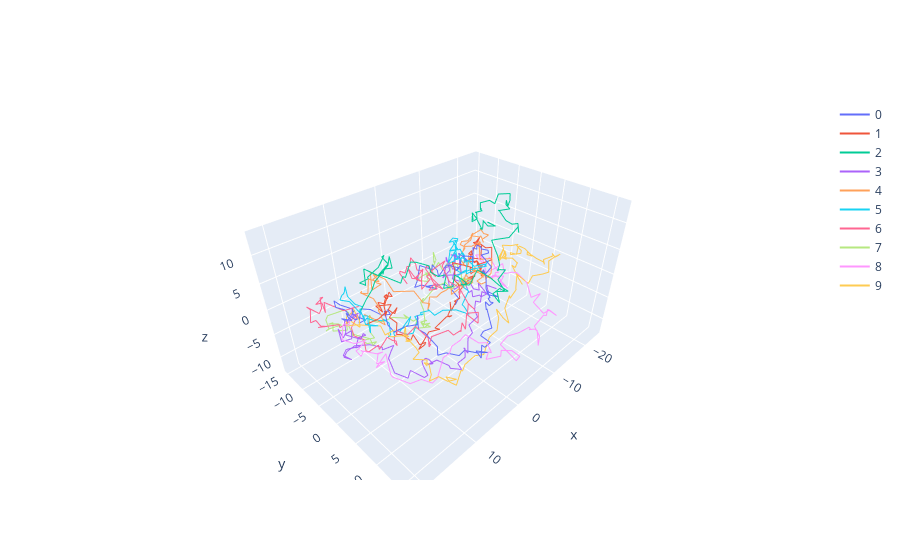

Write notebook code for a chart like this one.
### Code cell
plotter(x_aligned, style='-')
